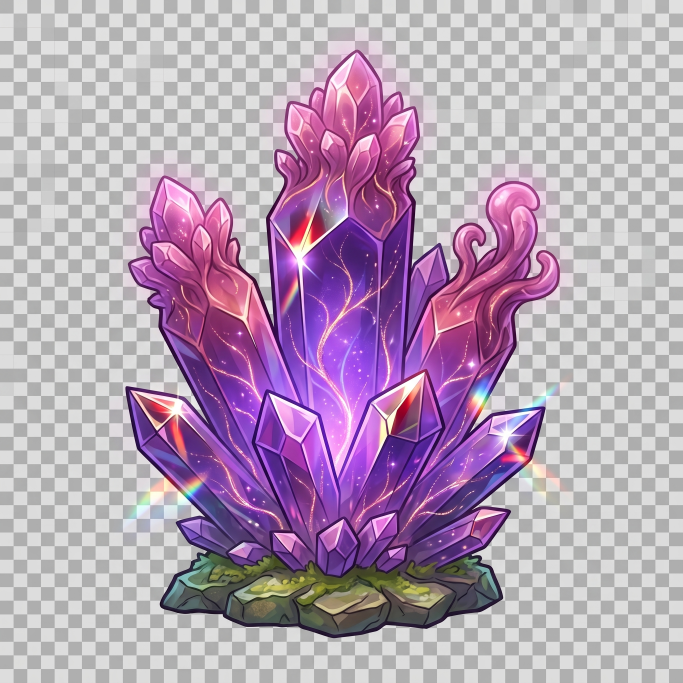
#> input picture assets/Crystal_asset_with_internal_glow_202607290707.jpeg, 2048 x 2048 px (shown at 1/3 size)
$ python key_alpha.py ../assets/Crystal_asset_with_internal_glow_202607290707.jpeg
#> lines starting #> are read from the running program, lines starting #| are printed output that depends on the picture; after the words box and inside, x2 and y2 are one past the last pixel; in counts of white or black regions, pixels touching at a corner belong together
"""
CRYSTALLINE — checkerboard alpha keying.

The source JPEGs (and three of the four VFX clips) carry a *fake* transparency
checkerboard baked into the pixels: two flat neutral greys in a ~41px grid.
JPEG/H.264 have no alpha, so the "transparent" background is literally painted.

This module recovers a real alpha channel from that. It is deliberately free of
any project-specific knowledge so it can be unit-tested on its own:

    from key_alpha import key_rgb
    rgba = key_rgb(np.asarray(Image.open(path).convert("RGB")))

Algorithm
---------
1.  Measure the two background luminance modes from a 6px border ring, *per
    image* — they differ from file to file (~135/191 for the golden gem,
    ~174/224 for most others).
2.  Strict candidate mask: neutral (saturation < 8) and within +/-14 of either
    mode.
3.  Border-connected flood fill (RLE span BFS) over that mask. Connectivity is
    essential: a naive threshold eats grey/white specular highlights *inside*
    the crystal. Only pixels reachable from the image border are background.
4.  From that seed, fit a smooth *per-block* two-class background colour field.
    This models low-frequency contamination — the golden gem's glow spills a
    warm cast over a wide radius of checkerboard, which a global threshold
    cannot see.
5.  Re-flood with the relaxed, field-relative residual, and derive a soft alpha
    from the residual ramp.
6.  Un-premultiply against the fitted background: a boundary pixel is
    `P = a*C + (1-a)*B`, so `C = (P - (1-a)*B) / a`. This removes the grey
    fringe *and* correctly recovers translucent glow colour, instead of just
    eroding it away.

No scipy: the flood fill is a run-length-encoded span BFS implemented here.
"""

from __future__ import annotations

import numpy as np

# --- tuning ---------------------------------------------------------------

BORDER_RING = 6          # px of border sampled to find the background modes
STRICT_SAT = 8           # max chroma for a "definitely neutral grey" pixel
STRICT_LUM_TOL = 14      # +/- around each detected mode
BLOCK = 64               # background field block size (> the ~41px checker cell)
RESID_LO = 8.0           # residual at/below which a pixel is fully background
RESID_HI = 34.0          # residual at/above which a pixel is fully foreground
MIN_BLOCK_SEEDS = 48     # seed pixels needed before a block's fit is trusted


# --------------------------------------------------------------------------
# Flood fill (RLE span BFS) — no scipy, and far faster than iterated dilation.
# --------------------------------------------------------------------------

def _encode_runs(cand: np.ndarray):
    """Run-length encode a boolean mask, row by row.

    Working on spans rather than pixels is what makes the fill fast: a
    2048x2048 frame collapses to a few thousand runs.
    """
    h, w = cand.shape
    starts: list[np.ndarray] = []
    ends: list[np.ndarray] = []
    row_off = np.zeros(h + 1, dtype=np.int64)

    for y in range(h):
        row = cand[y]
        if not row.any():
            starts.append(np.empty(0, np.int32))
            ends.append(np.empty(0, np.int32))
            row_off[y + 1] = row_off[y]
            continue
        d = np.diff(row.astype(np.int8))
        s = np.flatnonzero(d == 1) + 1
        e = np.flatnonzero(d == -1)
        if row[0]:
            s = np.concatenate(([0], s))
        if row[-1]:
            e = np.concatenate((e, [w - 1]))
        starts.append(s.astype(np.int32))
        ends.append(e.astype(np.int32))
        row_off[y + 1] = row_off[y] + len(s)

    total = int(row_off[h])
    run_row = np.zeros(total, dtype=np.int32)
    for y in range(h):
        run_row[row_off[y]:row_off[y + 1]] = y
    return starts, ends, row_off, run_row, total, h, w


def _decode_runs(rt, visited: np.ndarray) -> np.ndarray:
    starts, ends, row_off, _run_row, _total, h, w = rt
    out = np.zeros((h, w), bool)
    for y in range(h):
        base = int(row_off[y])
        s, e = starts[y], ends[y]
        for i in range(len(s)):
            if visited[base + i]:
                out[y, s[i]:e[i] + 1] = True
    return out


def _grow(rt, visited: np.ndarray, stack: list[int]) -> int:
    """4-connected BFS over runs. Returns the pixel area reached this call."""
    starts, ends, row_off, run_row, _total, h, _w = rt
    area = 0
    while stack:
        idx = stack.pop()
        y = int(run_row[idx])
        i = idx - int(row_off[y])
        lo, hi = int(starts[y][i]), int(ends[y][i])
        area += hi - lo + 1
        for ny in (y - 1, y + 1):
            if ny < 0 or ny >= h:
                continue
            s, e = starts[ny], ends[ny]
            if len(s) == 0:
                continue
            j = int(np.searchsorted(s, hi, side="right")) - 1
            base = int(row_off[ny])
            while j >= 0 and e[j] >= lo:
                if not visited[base + j]:
                    visited[base + j] = True
                    stack.append(base + j)
                j -= 1
    return area


def flood_from_border(cand: np.ndarray) -> np.ndarray:
    """Return the subset of ``cand`` that is 4-connected to the image border."""
    rt = _encode_runs(cand)
    starts, ends, row_off, _run_row, total, h, w = rt
    if total == 0:
        return np.zeros_like(cand)
    visited = np.zeros(total, dtype=bool)
    stack: list[int] = []
    for y in range(h):
        s, e = starts[y], ends[y]
        if len(s) == 0:
            continue
        base = int(row_off[y])
        touching = range(len(s)) if (y == 0 or y == h - 1) else (0, len(s) - 1)
        for i in touching:
            if y in (0, h - 1) or s[i] == 0 or e[i] == w - 1:
                if not visited[base + i]:
                    visited[base + i] = True
                    stack.append(base + i)
    _grow(rt, visited, stack)
    return _decode_runs(rt, visited)


# [21 lines left out: function keep_large_components, not called in this run]


# --------------------------------------------------------------------------
# Background analysis
# --------------------------------------------------------------------------

def detect_modes(rgb: np.ndarray, ring: int = BORDER_RING) -> tuple[float, float]:
    """Detect the two checkerboard luminance modes from the border ring."""
    lum = luminance(rgb)
    sat = chroma(rgb)
    mask = np.zeros(rgb.shape[:2], bool)
    mask[:ring] = mask[-ring:] = True
    mask[:, :ring] = mask[:, -ring:] = True
    mask &= sat < STRICT_SAT + 4
    vals = lum[mask]
    if vals.size < 100:
        vals = lum[:ring].ravel()
    hist, _ = np.histogram(vals, bins=256, range=(0, 256))
    # 3-tap smooth so JPEG noise doesn't split a peak
    hist = np.convolve(hist.astype(np.float64), [1, 2, 3, 2, 1], mode="same")
    peaks: list[int] = []
    for i in np.argsort(hist)[::-1]:
        if all(abs(int(i) - p) > 15 for p in peaks):
            peaks.append(int(i))
        if len(peaks) == 2:
            break
    if len(peaks) < 2:
        peaks.append(peaks[0] + 40)
    return tuple(sorted(float(p) for p in peaks))  # type: ignore[return-value]


def luminance(rgb: np.ndarray) -> np.ndarray:
    a = rgb.astype(np.float32)
    return 0.299 * a[..., 0] + 0.587 * a[..., 1] + 0.114 * a[..., 2]


def chroma(rgb: np.ndarray) -> np.ndarray:
    a = rgb.astype(np.int16)
    return (a.max(2) - a.min(2)).astype(np.float32)


def _fit_field(rgb: np.ndarray, seed: np.ndarray, block: int = BLOCK):
    """Fit per-block dark/light background colours from the seed mask.

    Returns two float32 HxWx3 arrays (dark class, light class) covering the
    whole image, with unseeded blocks filled by neighbour propagation so the
    field stays smooth and defined everywhere.
    """
    h, w = seed.shape
    by, bx = (h + block - 1) // block, (w + block - 1) // block
    dark = np.full((by, bx, 3), np.nan, np.float32)
    light = np.full((by, bx, 3), np.nan, np.float32)
    lum = luminance(rgb)
    rgbf = rgb.astype(np.float32)

    for j in range(by):
        for i in range(bx):
            sl = (slice(j * block, min((j + 1) * block, h)),
                  slice(i * block, min((i + 1) * block, w)))
            m = seed[sl]
            n = int(m.sum())
            if n < MIN_BLOCK_SEEDS:
                continue
            lv = lum[sl][m]
            cv = rgbf[sl][m]
            mid = 0.5 * (lv.min() + lv.max())
            lo, hi = lv < mid, lv >= mid
            if lo.sum() < 8 or hi.sum() < 8:
                # Block sits inside a single checker cell — one class only.
                mean = cv.mean(0)
                if lv.mean() < mid:
                    dark[j, i] = mean
                else:
                    light[j, i] = mean
                continue
            dark[j, i] = cv[lo].mean(0)
            light[j, i] = cv[hi].mean(0)

    dark = _fill_nan(dark)
    light = _fill_nan(light)
    return _upsample(dark, h, w), _upsample(light, h, w)


def _fill_nan(f: np.ndarray) -> np.ndarray:
    """Propagate values into NaN cells by repeated 4-neighbour averaging."""
    f = f.copy()
    if np.isnan(f).all():
        return np.zeros_like(f)
    for _ in range(max(f.shape[:2]) * 2):
        bad = np.isnan(f[..., 0])
        if not bad.any():
            break
        acc = np.zeros_like(f)
        cnt = np.zeros(f.shape[:2], np.float32)
        good = ~bad
        vals = np.where(good[..., None], f, 0.0)
        for dy, dx in ((1, 0), (-1, 0), (0, 1), (0, -1)):
            acc += np.roll(vals, (dy, dx), (0, 1))
            cnt += np.roll(good.astype(np.float32), (dy, dx), (0, 1))
        upd = bad & (cnt > 0)
        f[upd] = acc[upd] / cnt[upd][:, None]
    return np.nan_to_num(f, nan=float(np.nanmean(f)) if not np.isnan(f).all() else 0.0)


def _upsample(f: np.ndarray, h: int, w: int) -> np.ndarray:
    """Smooth bilinear upsample of a small RGB field to full resolution."""
    from PIL import Image
    by, bx = f.shape[:2]
    if by == 1 and bx == 1:
        return np.broadcast_to(f[0, 0], (h, w, 3)).astype(np.float32).copy()
    im = Image.fromarray(np.clip(f, 0, 255).astype(np.uint8), "RGB")
    # Blow up with half-block offset so block centres land correctly.
    big = im.resize((bx * BLOCK, by * BLOCK), Image.BICUBIC)
    return np.asarray(big).astype(np.float32)[:h, :w]


# --------------------------------------------------------------------------
# Main entry point
# --------------------------------------------------------------------------

def key_rgb(
    rgb: np.ndarray,
    *,
    resid_lo: float = RESID_LO,
    resid_hi: float = RESID_HI,
    feather: float = 0.7,
    modes: tuple[float, float] | None = None,
    return_debug: bool = False,
):
    """Key a baked checkerboard background out of an RGB array.

    Parameters
    ----------
    rgb : HxWx3 uint8
    modes : optionally reuse modes measured on another frame (video sequences)
    """
    from PIL import Image, ImageFilter

    if rgb.ndim != 3 or rgb.shape[2] != 3:
        raise ValueError("key_rgb expects HxWx3 RGB")
    h, w = rgb.shape[:2]
    lum = luminance(rgb)
    sat = chroma(rgb)

    m_lo, m_hi = modes if modes is not None else detect_modes(rgb)

    strict = (sat < STRICT_SAT) & (
        (np.abs(lum - m_lo) <= STRICT_LUM_TOL) | (np.abs(lum - m_hi) <= STRICT_LUM_TOL)
    )
    seed = flood_from_border(strict)

    if seed.sum() < 0.01 * h * w:
        # Nothing that looks like a checkerboard — leave it fully opaque.
        out = np.dstack([rgb, np.full((h, w), 255, np.uint8)])
        return (out, {"modes": (m_lo, m_hi), "keyed": False}) if return_debug else out

    rgbf = rgb.astype(np.float32)

    def residual(fit_seed: np.ndarray):
        dark_f, light_f = _fit_field(rgb, fit_seed)
        # A background pixel is the dark grey, the light grey, OR any blend of
        # the two — the checker cell edges are 1-2px ramps between them, and
        # treating only the endpoints as background leaves a visible grid of
        # noise. So the residual is the distance to the *segment* D->L.
        seg = light_f - dark_f
        denom = np.maximum((seg * seg).sum(2), 1e-3)
        t = np.clip(((rgbf - dark_f) * seg).sum(2) / denom, 0.0, 1.0)[..., None]
        b = dark_f + t * seg
        return np.abs(rgbf - b).max(2), b

    resid, bg = residual(seed)
    region = flood_from_border((resid < resid_hi) | strict)
    ramp = np.clip((resid - resid_lo) / (resid_hi - resid_lo), 0.0, 1.0)

    # Second pass. Where a coloured glow spills over the checkerboard (the
    # golden and violet gems both do this, over a wide radius) the first fit is
    # biased by uncontaminated blocks elsewhere, so the checker stays faintly
    # visible inside the glow. Refitting on the *found* background — minus the
    # pixels that already read as mostly-foreground — lets each block learn its
    # own local cast and flattens the residue out.
    for _ in range(2):
        seed_n = region & (ramp < 0.6)
        if seed_n.sum() < 0.02 * h * w:
            break
        resid, bg = residual(seed_n)
        region = flood_from_border((resid < resid_hi) | strict)
        ramp = np.clip((resid - resid_lo) / (resid_hi - resid_lo), 0.0, 1.0)

    alpha = np.ones((h, w), np.float32)
    alpha[region] = ramp[region]

    if feather > 0:
        aimg = Image.fromarray((alpha * 255).astype(np.uint8), "L")
        alpha = np.asarray(aimg.filter(ImageFilter.GaussianBlur(feather))).astype(np.float32) / 255.0

    # Un-premultiply against the fitted background to kill the grey fringe.
    a = alpha[..., None]
    safe = np.maximum(a, 1e-3)
    colour = (rgbf - (1.0 - a) * bg) / safe
    colour = np.where(a > 0.004, colour, rgbf)
    colour = np.clip(colour, 0, 255)

    out = np.dstack([colour.astype(np.uint8), (alpha * 255).astype(np.uint8)])
    if return_debug:
        return out, {
            "modes": (m_lo, m_hi),
            "keyed": True,
            "bg_fraction": float(region.mean()),
            "seed_fraction": float(seed.mean()),
        }
    return out


def content_bbox(rgba: np.ndarray, thresh: int = 8) -> tuple[int, int, int, int]:
    """Tight bounding box (l, t, r, b) of pixels with alpha above ``thresh``."""
    a = rgba[..., 3] > thresh
    if not a.any():
        return (0, 0, rgba.shape[1], rgba.shape[0])
    ys = np.flatnonzero(a.any(1))
    xs = np.flatnonzero(a.any(0))
    return (int(xs[0]), int(ys[0]), int(xs[-1]) + 1, int(ys[-1]) + 1)


def key_image(path: str, trim: bool = True):
    """Convenience: key a file on disk, returning a trimmed RGBA PIL image."""
#> called with trim = True
    from PIL import Image
    rgb = np.asarray(Image.open(path).convert("RGB"))
#> rgb is the input picture: shape (2048, 2048, 3); mean R, G, B 180.5, 158.8, 181.6
    rgba, dbg = key_rgb(rgb, return_debug=True)
#> in detect_modes, `mask &= sat < STRICT_SAT + 4`:
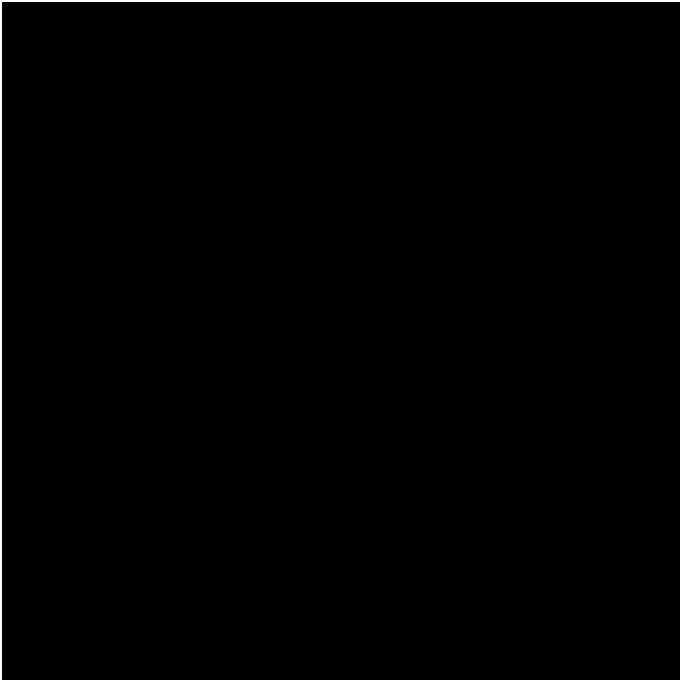
#> mask: shape (2048, 2048) bool (shown at 1/3 size); 1.2% white; 1 white region, box (x1, y1, x2, y2) and area: (0, 0, 2048, 2048) 49008
#> in detect_modes, `hist, _ = np.histogram(vals, bins=256, range=(0, 256))`: hist = 256 values, max 6690 at index 221, min 0 at index 0, mean 191.4
#> in detect_modes, `hist = np.convolve(hist.astype(np.float64), [1, 2, 3, 2, 1], mode="sam..`: hist = 256 values, max 34790 at index 175, min 0 at index 0, mean 1722.9
#> the loop in detect_modes, `for i in np.argsort(hist)[::-1]:` made 2 passes
#> i on passes 1 to 2: 175, 221
#> after the loop in detect_modes, `for i in np.argsort(hist)[::-1]:`: peaks = [175, 221]
#> in key_rgb, `m_lo, m_hi = modes if modes is not None else detect_modes(rgb)`: m_lo = 175; m_hi = 221
#> in key_rgb, `strict = (sat < STRICT_SAT) & ( (np.abs(lum - m_lo) <= STRICT_LUM_TOL)..`:
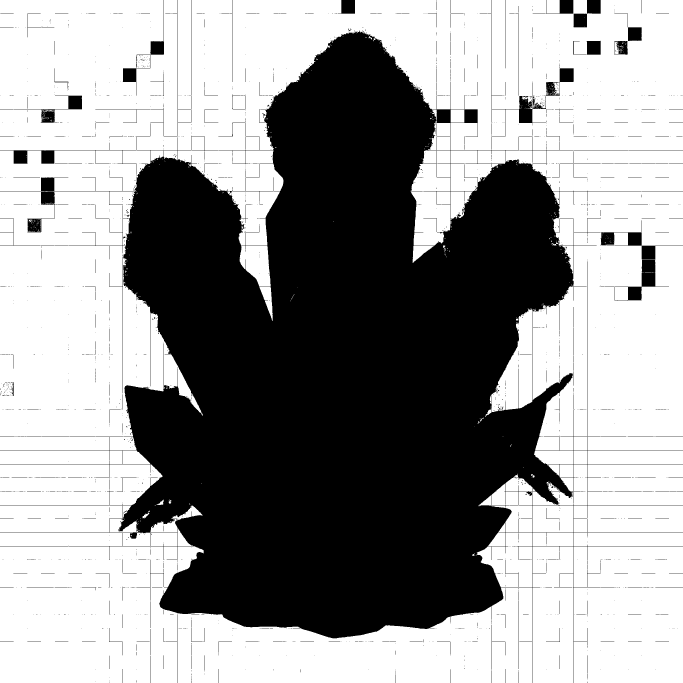
#> strict: shape (2048, 2048) bool (shown at 1/3 size); 59.1% white; 2147 black regions (1846 under 20 px), largest, box (x1, y1, x2, y2) and area: (0, 92, 2048, 2048) 1651517, (1474, 0, 1721, 449) 6723, (1815, 779, 2007, 902) 5109
#> the loop in _encode_runs, `for y in range(h):` made 2048 passes
#> (s, e) on passes 85 to 86: ([0, 82, 492, 533, 574, 697, 1475, 1516, 1557, 1598, 1925], [80, 490, 531, 572, 695, 1473, 1514, 1555, 1596, 1883, 2047]), ([0, 82, 492, 533, 574, 697, 1475, 1516, 1557, 1598, 1925], [80, 490, 531, 572, 695, 1473, 1514, 1555, 1596, 1883, 2047])
#> after the loop in _encode_runs, `for y in range(h):`: ends = 2048 items; row_off = 2049 values from 0 to 27778; starts = 2048 items
#> in _encode_runs, `total = int(row_off[h])`: total = 27778
#> in flood_from_border, `rt = _encode_runs(cand)`: rt = 7 items
#> in flood_from_border, `starts, ends, row_off, _run_row, total, h, w = rt`: starts = 2048 items; row_off = 2049 values from 0 to 27778; total = 27778; h = 2048
#> the loop in flood_from_border, `for y in range(h):` made 2048 passes
#> (base, touching) on passes 2 to 4: (13, (0, 13)), (27, (0, 13)), (41, (0, 12))
#> after the loop in flood_from_border, `for y in range(h):`: stack = 4079 values from 0 to 27777
#> in _grow, `starts, ends, row_off, run_row, _total, h, _w = rt`: starts = 2048 items; row_off = 2049 values from 0 to 27778; h = 2048
#> the loop in _grow, `while stack:` made 21412 passes
#> (idx, y, i, lo, hi, area) on passes 1 to 3: (27777, 2047, 13, 1762, 2047, 286), (27776, 2047, 12, 1721, 1760, 326), (27762, 2046, 14, 1721, 1760, 366)
#> after the loop in _fill_nan (call 2), `for _ in range(max(f.shape[:2]) * 2):`:
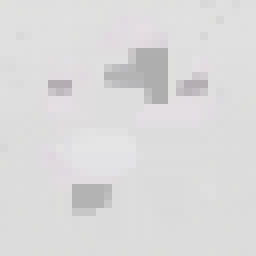
#> f: shape (32, 32, 3) float32 (shown 8 times larger); mean of channels 0, 1, 2 219.7, 219.1, 219.5; drawn as R, G, B
#> in residual, `seg = light_f - dark_f`:
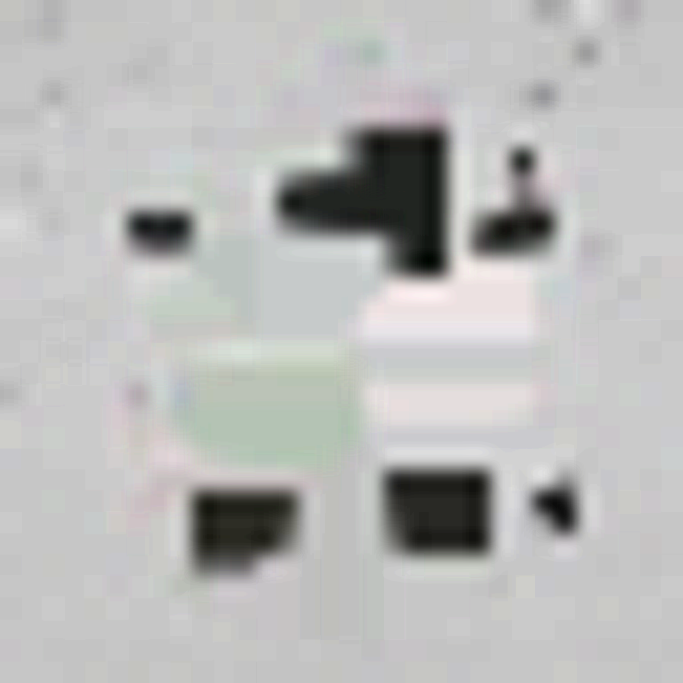
#> seg: shape (2048, 2048, 3) float32 (shown at 1/3 size); mean R, G, B 43.4, 43.6, 43.2; drawn with min black and max white
#> in residual, `denom = np.maximum((seg * seg).sum(2), 1e-3)`:
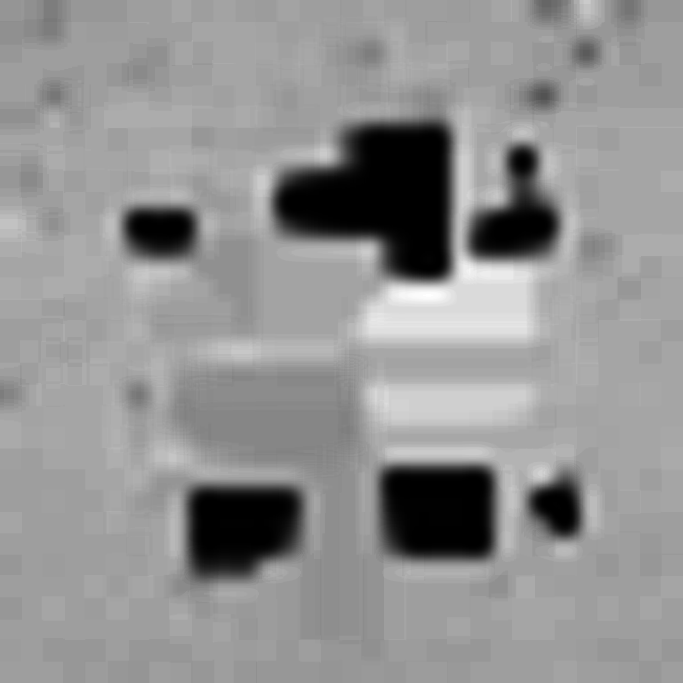
#> denom: shape (2048, 2048) float32 (shown at 1/3 size); min 0.001, max 10219, mean 5860.7; drawn with min black and max white
#> in residual, `t = np.clip(((rgbf - dark_f) * seg).sum(2) / denom, 0.0, 1.0)[..., None]`:
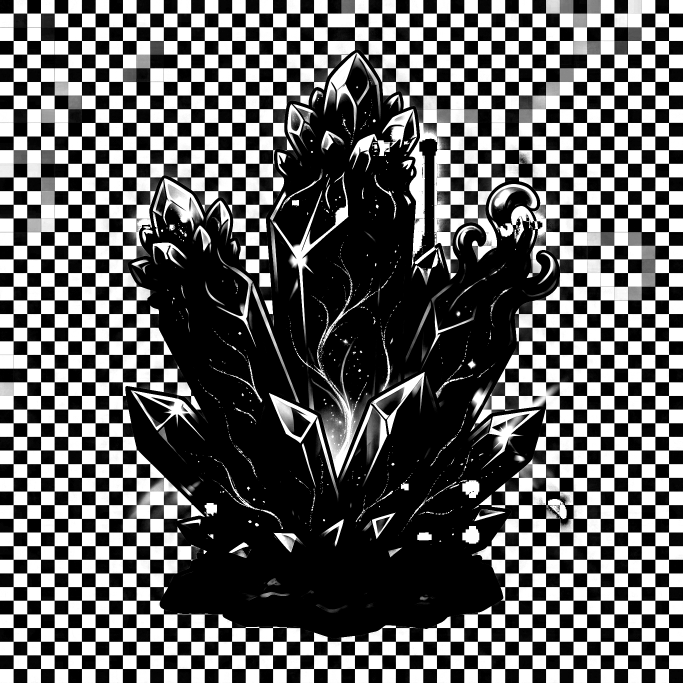
#> t: shape (2048, 2048, 1) float32 (shown at 1/3 size); min 0, max 1, mean 0.374
#> in residual, `b = dark_f + t * seg`:
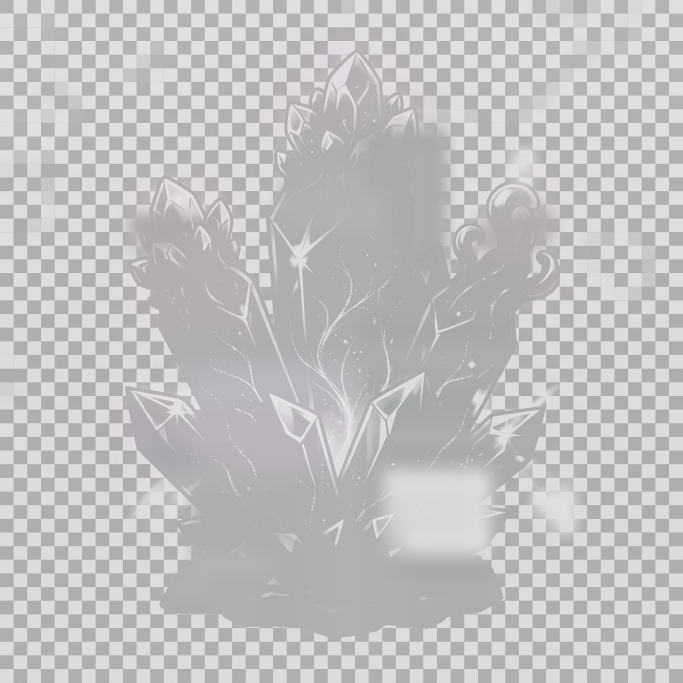
#> b: shape (2048, 2048, 3) float32 (shown at 1/3 size); mean R, G, B 192.2, 190.9, 192
#> (the rest of the program and of its run is left out)
